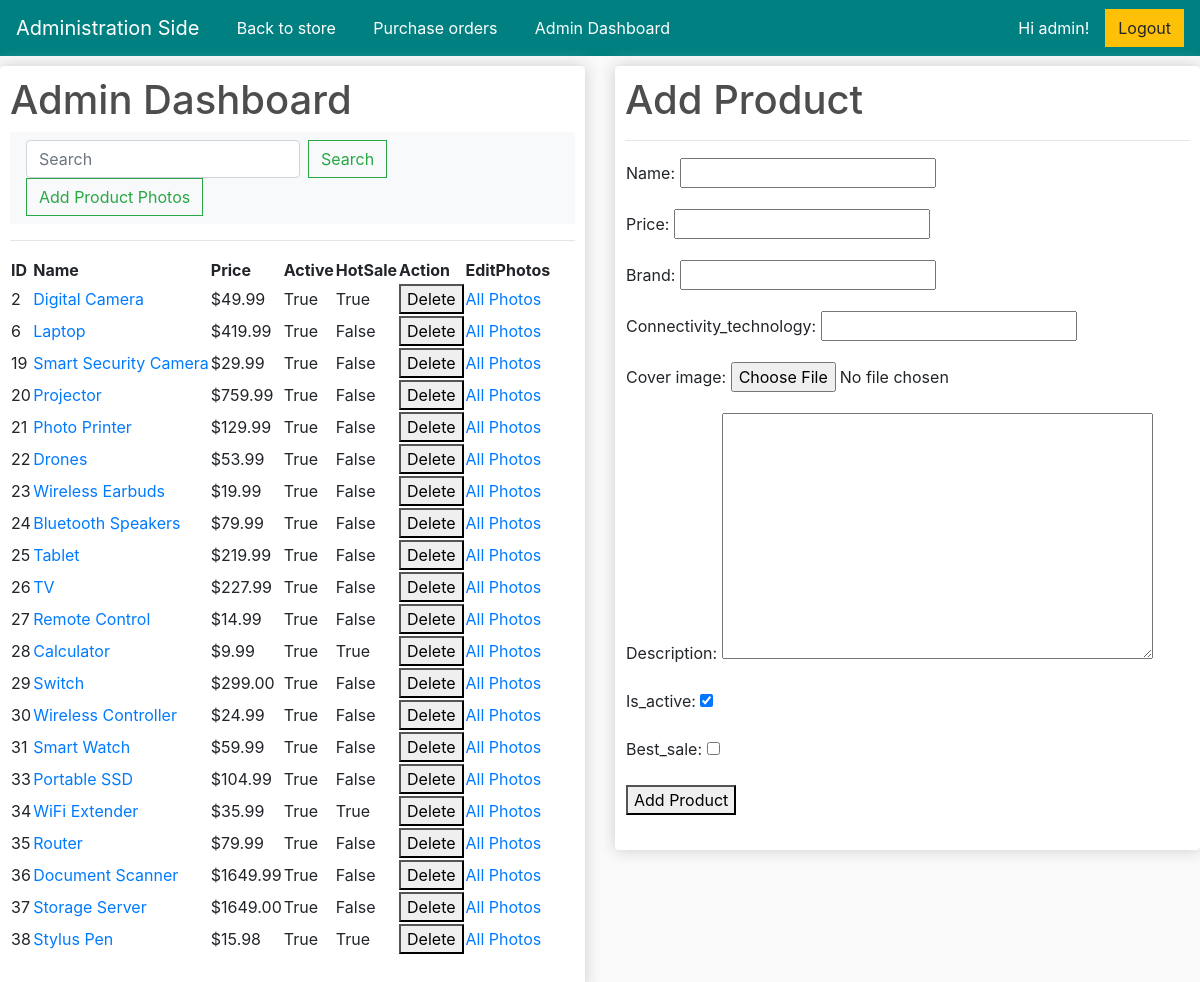
Screenshot of /adminDashboard/ (signed in) with the database file from the repository.
### store/models.py (models this page shows, shortened)
class Product(models.Model):
    name = models.CharField(max_length=200, null=True, verbose_name=_('name'))
    price = models.DecimalField(max_digits=10, decimal_places=2, verbose_name=_('price'))
    brand = models.CharField(max_length=16, null=True, verbose_name=_('brand'))
    connectivity_technology = models.CharField(max_length=32, null=True, verbose_name=_('connectivity_technology'))
    digital = models.BooleanField(default=False, null=True, blank=False)
    cover_image = models.ImageField(null=True, blank=True)
    description = models.TextField(null=True, verbose_name=_('description'))
    is_active = models.BooleanField(default=True, verbose_name=_('is_active'))
    best_sale = models.BooleanField(default=False, verbose_name=_('best_sale'))

### store/views.py (the view, shortened to what this page needs)
# urls.py: path('adminDashboard/', views.adminDashboard, name="adminDashboard"),
@login_required(login_url="/adminLogin/")
def adminDashboard(request):
     products = Product.objects.all()
     if 'q' in request.GET:
          q = request.GET['q']
          products = Product.objects.filter(Q(name__icontains=q) | Q(id__icontains=q))
     else:
          products = Product.objects.all()
     form = ProductForm()
     if request.user.is_staff:
          return render(request, 'adminDashboard.html', {'products': products, 'form': form})
     else:
          return render(request, 'adminLogin.html', locals())

### store/forms.py
class ProductForm(forms.ModelForm):
    class Meta:
        model = Product
        fields = ['name','name_en','name_zh_hant','price','brand','connectivity_technology','cover_image','description','description_en','description_zh_hant','is_active','best_sale']

### store/templates/adminDashboard.html (shortened to what this page needs)
<!DOCTYPE html>
{% load static %}
{% load i18n %}
<html lang="en">
<head>
	<link rel="stylesheet" href="https://stackpath.bootstrapcdn.com/bootstrap/4.4.1/css/bootstrap.min.css">
	<link rel="stylesheet" type="text/css" href="{% static 'css/main.css' %}">
</head>
<body>
    <nav class="navbar navbar-expand-lg navbar-dark" style="background-color: #008080;">
		<a class="navbar-brand" href="{% url 'adminDashboard' %}">{% trans 'Administration Side' %}</a>
		<div class="collapse navbar-collapse" id="navbarSupportedContent">
			<ul class="navbar-nav me-auto mb-2 mb-lg-0">
				<a style="margin-left: 8px; color: #008080">|</a>
				<li class="nav-item">
					<a class="nav-link active" aria-current="page" href="{% url 'store' %}">{% trans 'Back to store' %}</a>
				</li>
				<a style="margin-left: 16px; color: #008080">|</a>
				<li class="nav-item">
					<a class="nav-link active" aria-current="page" href="{% url 'order_list' %}">{% trans 'Purchase orders' %}</a>
				</li>
				<a style="margin-left: 16px; color: #008080">|</a>
				<li class="nav-item">
					<a class="nav-link active" aria-current="page" href="{% url 'adminDashboard' %}">{% trans 'Admin Dashboard' %}</a>
				</li>
			</ul>
		</div>
	    <div class="form-inline my-2 my-lg-0">
			{% if user.is_authenticated %}
				<a style="margin-right: 16px; color: white">{% trans 'Hi' %} {{ user.username }}! </a>
				<form action="{% url 'logout' %}" method="post">
					<button class="btn btn-warning" type="submit">{% trans 'Logout' %}</button>
				</form>
			{% else %}
				<a style="margin-right: 16px; color: white">{% trans 'You are not logged in.' %} </a>
	     		<a href="{% url 'login' %}" class="btn btn-warning">{% trans 'Login' %}</a>
	     	{% endif %}
	    </div>
	</nav>
    <div class="row">
        <div class="col-lg-6">
            <div class="box-element">
                <h1>{% trans 'Admin Dashboard' %}</h1>
                <nav class="navbar navbar-light bg-light justify-content-">
                    <form class="form-inline">
                    <input class="form-control mr-sm-2" name="q" type="search" placeholder="Search" aria-label="Search">
                    <button class="btn btn-outline-success my-2 my-sm-0" type="submit">{% trans 'Search' %}</button>
                    </form>
                    <a class="btn btn-outline-success" href="{% url 'add_images' %}">{% trans 'Add Product Photos' %}</a>
                </nav>
                <table>
                    <tr>
                        <hr>
                        <th>{% trans 'ID' %}</th>
                        <th>{% trans 'Name' %}</th>
                        <th>{% trans 'Price' %}</th>
                        <th>{% trans 'Active' %}</th>
                        <th>{% trans 'HotSale' %}</th>
                        <th>{% trans 'Action' %}</th>
                        <th>{% trans 'EditPhotos' %}</th>
                    </tr>
                    {% for product in products %}
                    <tr>
                        <td>{{ product.id }}</td>
                        <td><a aria-current="page" href="{% url 'product_edit' product.id%}">{{ product.name }}</a></td>
                        <td>${{ product.price }}</td>
                        <td>{{ product.is_active }}</td>
                        <td>{{ product.best_sale }}</td>
                        <td>
                            <form method="post">
                                <button type="submit" name="action" value="delete">{% trans 'Delete' %}</button>
                            </form>
                        </td>
                        <td><a aria-current="page" href="{% url 'product_images' product.id %}">All Photos</a></td>
                    </tr>
                    {% endfor %}
                </table>
                <br>
            </div>
        </div>
        <div class="col-lg-6">
            <div class="box-element">
                <h1>{% trans 'Add Product' %}</h1>
                <hr>
                <table>
                    <tr>
                        <td>
                            <form method="post" enctype="multipart/form-data">
                                {{ form.as_p }}
                                <button type="submit">{% trans 'Add Product' %}</button>
                            </form>
                        </td>
                    </tr>
                </table>
                <br>
            </div>
        </div>
    </div>
</body>
</html>

### static/css/main.css (style rules this page uses)
body { background-color: hsl(0, 0%, 98%); }
h1,h2,h3,h4,h5,h6 { color:hsl(0, 0%, 30%); }
.box-element { box-shadow:hsl(0, 0%, 80%) 0 0 16px; background-color: #fff; border-radius: 4px; padding: 10px; }
.col-lg-4, .col-lg-6, .col-lg-8, .col-lg-12 { margin-top: 10px; }
.btn { border-radius: 0; }

### rows the page displays
Product: id "2", name "Digital Camera", price "49.99", is_active "True", best_sale "True"
Product: id "6", name "Laptop", price "419.99", is_active "True", best_sale "False"
Product: id "19", name "Smart Security Camera", price "29.99", is_active "True", best_sale "False"
Product: id "20", name "Projector", price "759.99", is_active "True", best_sale "False"
Product: id "21", name "Photo Printer", price "129.99", is_active "True", best_sale "False"
Product: id "22", name "Drones", price "53.99", is_active "True", best_sale "False"
Product: id "23", name "Wireless Earbuds", price "19.99", is_active "True", best_sale "False"
Product: id "24", name "Bluetooth Speakers", price "79.99", is_active "True", best_sale "False"
Product: id "25", name "Tablet", price "219.99", is_active "True", best_sale "False"
Product: id "26", name "TV", price "227.99", is_active "True", best_sale "False"
Product: id "27", name "Remote Control", price "14.99", is_active "True", best_sale "False"
Product: id "28", name "Calculator", price "9.99", is_active "True", best_sale "True"
Product: id "29", name "Switch", price "299.00", is_active "True", best_sale "False"
Product: id "30", name "Wireless Controller", price "24.99", is_active "True", best_sale "False"
Product: id "31", name "Smart Watch", price "59.99", is_active "True", best_sale "False"
Product: id "33", name "Portable SSD", price "104.99", is_active "True", best_sale "False"
Product: id "34", name "WiFi Extender", price "35.99", is_active "True", best_sale "True"
Product: id "35", name "Router", price "79.99", is_active "True", best_sale "False"
Product: id "36", name "Document Scanner", price "1649.99", is_active "True", best_sale "False"
Product: id "37", name "Storage Server", price "1649.00", is_active "True", best_sale "False"
Product: id "38", name "Stylus Pen", price "15.98", is_active "True", best_sale "True"

### other values shown
{{ user.username }} "admin"
